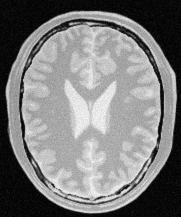
#> input picture docs/q2_images/input/brain_proton_density_slice.png, 181 x 217 px
$ python q2.py   (older library calls are emulated)
#> lines starting #> are read from the running program, lines starting #| are printed output that depends on the picture
### utils.py
import os
import cv2
import numpy as np
import matplotlib.pyplot as plt

def load_gray(path: str):
    img = cv2.imread(path, cv2.IMREAD_GRAYSCALE)
#> img is the input picture: shape (217, 181); min 0, max 251, mean 123.7
    if img is None:
        raise FileNotFoundError(f"Could not read image: {path}")
    return img

def save_img(path: str, img):
    os.makedirs(os.path.dirname(path), exist_ok=True)
    cv2.imwrite(path, img)

def apply_lut(gray, lut):
    return cv2.LUT(gray, lut)


def plot_transfer(x, y, title, outpath):
    os.makedirs(os.path.dirname(outpath), exist_ok=True)
    plt.figure()
    plt.plot(x, y)
    plt.title(title)
    plt.xlabel("Input intensity")
    plt.ylabel("Output intensity")
    plt.xlim([0,255])
    plt.ylim([0,255])
    plt.grid(True, linestyle='--', linewidth=0.5)
    plt.savefig(outpath, bbox_inches='tight', dpi=150)
    plt.close()


def intensity_map_from_points(points):
    pts = sorted(points, key=lambda p: p[0])
    xs = [p[0] for p in pts]
    ys = [p[1] for p in pts]
    lut = np.interp(np.arange(256), xs, ys).astype(np.uint8)
    return lut

# [5 lines left out: function load_color, not called in this run]

def ensure_gray(img):
    if img.ndim == 2:
        return img
    return cv2.cvtColor(img, cv2.COLOR_BGR2GRAY)

def hist_img(img, title, outpath):
#> called with title = 'Q2 Brain Histogram', outpath = 'docs/q2_images/output/q2_histogram.png'
    gray = ensure_gray(img)
    hist = cv2.calcHist([gray],[0],None,[256],[0,256]).ravel()
#> hist = 256 values, max 1097 at index 7, min 0 at index 248, mean 153.4
    plt.figure()
    plt.plot(hist)
    plt.title(title)
    plt.xlabel("Intensity")
    plt.ylabel("Count")

    # Ensure directory exists
    os.makedirs(os.path.dirname(outpath), exist_ok=True)

    plt.savefig(outpath, bbox_inches='tight', dpi=150)
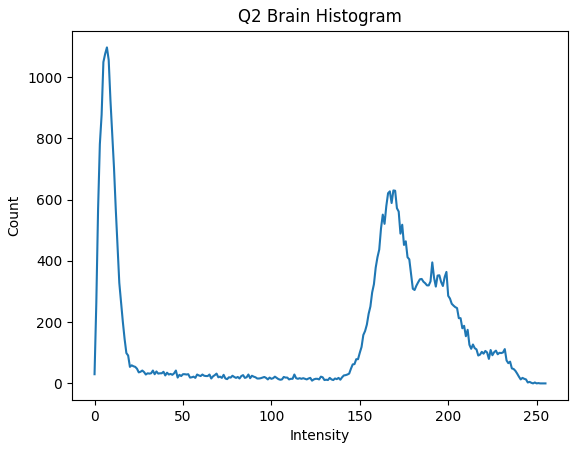
#> figure drawn by matplotlib, 1 panel; curve peaks at x = 7, y = 1097
    plt.close()

    plt.close()

# [8 lines left out: function gamma_correct_Lab, not called in this run]

def vibrance_s_curve(x, a: float, sigma: float = 70.0):
    # x in [0,255]; returns mapped intensity with a Gaussian bump around 128
    return np.minimum(x + a * 128.0 * np.exp(-((x - 128.0)**2)/(2*sigma**2)), 255.0)


# [116 lines left out: functions sobel_filter_2d, sobel_manual, conv2, sobel_separable, nearest_neighbor_zoom, bilinear_zoom and 3 more, not called in this run]

### q2.py
import os
import cv2
import numpy as np
from utils import (
    load_gray,
    save_img,
    plot_transfer,
    apply_lut,
    intensity_map_from_points
)
IN_PATH = "docs/q2_images/input/brain_proton_density_slice.png"
def accentuate_range(img, low, high):
    cps = [(0,0), (low,0), (high,255), (255,255)]
    lut = intensity_map_from_points(cps)
    return apply_lut(img, lut), lut

import os
import cv2
import numpy as np
from utils import (
    load_gray, save_img, plot_transfer, apply_lut, intensity_map_from_points, hist_img
)

IN_PATH = "docs/q2_images/input/brain_proton_density_slice.png"

def accentuate_range(img, low, high):
    # Piecewise mapping: dim outside, stretch inside range
    cps = [(0,0), (low,0), (high,255), (255,255)]
    lut = intensity_map_from_points(cps)
    return apply_lut(img, lut), lut
#> in apply_lut, `return cv2.LUT(gray, lut)`:
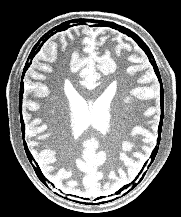
#> returned value: shape (217, 181); min 0, max 255, mean 121.2

def main():
    img = load_gray(IN_PATH)

    hist_img(img, "Q2 Brain Histogram", "docs/q2_images/output/q2_histogram.png")
    wm_out, wm_lut = accentuate_range(img, low=120, high=200)
#> wm_lut = 256 values from 0 to 255
    gm_out, gm_lut = accentuate_range(img, low=80, high=150)
#> in apply_lut (call 2), `return cv2.LUT(gray, lut)`:
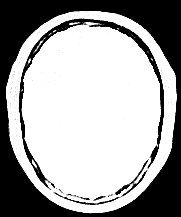
#> returned value: shape (217, 181); min 0, max 255, mean 165.1
#> gm_lut = 256 values from 0 to 255
    plot_transfer(np.arange(256), wm_lut, "Q2(a) White-matter LUT", "docs/q2_images/output/q2_wm_transfer.png")
#> in plot_transfer, `plt.savefig(outpath, bbox_inches='tight', dpi=150)`:
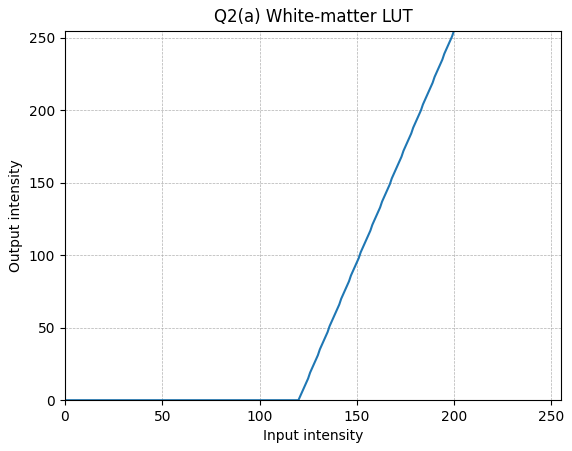
#> figure drawn by matplotlib, 1 panel; curve peaks at x = 200, y = 255
    plot_transfer(np.arange(256), gm_lut, "Q2(b) Gray-matter LUT", "docs/q2_images/output/q2_gm_transfer.png")
    save_img("docs/q2_images/output/q2_original.png", img)
    save_img("docs/q2_images/output/q2_white_matter.png", wm_out)
    save_img("docs/q2_images/output/q2_gray_matter.png", gm_out)

    print("Q2 done.")

if __name__ == "__main__":
    main()
